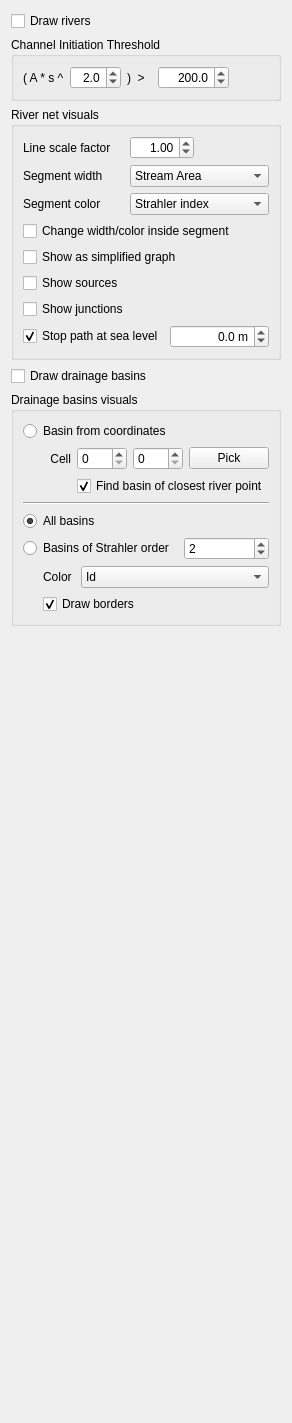
      <widget class="QWidget" name="tabRivers">
       <attribute name="title">
        <string>Rivers net</string>
       </attribute>
       <layout class="QVBoxLayout" name="verticalLayout_7">
        <item>
         <widget class="QCheckBox" name="showRivers">
          <property name="text">
           <string>Draw rivers</string>
          </property>
         </widget>
        </item>
        <item>
         <widget class="QGroupBox" name="groupBox">
          <property name="title">
           <string>Channel Initiation Threshold</string>
          </property>
          <layout class="QGridLayout" name="gridLayout_7">
           <item row="0" column="3">
            <widget class="QDoubleSpinBox" name="rivers_cit_t">
             <property name="sizePolicy">
              <sizepolicy hsizetype="Minimum" vsizetype="Fixed">
               <horstretch>0</horstretch>
               <verstretch>0</verstretch>
              </sizepolicy>
             </property>
             <property name="alignment">
              <set>Qt::AlignRight|Qt::AlignTrailing|Qt::AlignVCenter</set>
             </property>
             <property name="decimals">
              <number>1</number>
             </property>
             <property name="maximum">
              <double>10000.000000000000000</double>
             </property>
             <property name="singleStep">
              <double>10.000000000000000</double>
             </property>
             <property name="value">
              <double>200.000000000000000</double>
             </property>
            </widget>
           </item>
           <item row="0" column="4">
            <spacer name="horizontalSpacer_6">
             <property name="orientation">
              <enum>Qt::Horizontal</enum>
             </property>
             <property name="sizeHint" stdset="0">
              <size>
               <width>40</width>
               <height>20</height>
              </size>
             </property>
            </spacer>
           </item>
           <item row="0" column="1">
            <widget class="QDoubleSpinBox" name="rivers_cit_s">
             <property name="sizePolicy">
              <sizepolicy hsizetype="Minimum" vsizetype="Fixed">
               <horstretch>0</horstretch>
               <verstretch>0</verstretch>
              </sizepolicy>
             </property>
             <property name="alignment">
              <set>Qt::AlignRight|Qt::AlignTrailing|Qt::AlignVCenter</set>
             </property>
             <property name="decimals">
              <number>1</number>
             </property>
             <property name="maximum">
              <double>10.000000000000000</double>
             </property>
             <property name="value">
              <double>2.000000000000000</double>
             </property>
            </widget>
           </item>
           <item row="0" column="0">
            <widget class="QLabel" name="label_36">
             <property name="text">
              <string>( A * s ^</string>
             </property>
            </widget>
           </item>
           <item row="0" column="2">
            <widget class="QLabel" name="label_37">
             <property name="text">
              <string>)  &gt;  </string>
             </property>
            </widget>
           </item>
          </layout>
         </widget>
        </item>
        <item>
         <widget class="QGroupBox" name="groupBox_5">
          <property name="title">
           <string>River net visuals</string>
          </property>
          <layout class="QFormLayout" name="formLayout_2">
           <item row="0" column="0">
            <widget class="QLabel" name="label_52">
             <property name="text">
              <string>Line scale factor</string>
             </property>
            </widget>
           </item>
           <item row="0" column="1">
            <layout class="QHBoxLayout" name="horizontalLayout_3">
             <item>
              <widget class="QDoubleSpinBox" name="rivers_scale">
               <property name="minimumSize">
                <size>
                 <width>64</width>
                 <height>0</height>
                </size>
               </property>
               <property name="alignment">
                <set>Qt::AlignRight|Qt::AlignTrailing|Qt::AlignVCenter</set>
               </property>
               <property name="decimals">
                <number>2</number>
               </property>
               <property name="maximum">
                <double>20.000000000000000</double>
               </property>
               <property name="singleStep">
                <double>0.500000000000000</double>
               </property>
               <property name="value">
                <double>1.000000000000000</double>
               </property>
              </widget>
             </item>
             <item>
              <spacer name="horizontalSpacer_7">
               <property name="orientation">
                <enum>Qt::Horizontal</enum>
               </property>
               <property name="sizeHint" stdset="0">
                <size>
                 <width>40</width>
                 <height>20</height>
                </size>
               </property>
              </spacer>
             </item>
            </layout>
           </item>
           <item row="1" column="0">
            <widget class="QLabel" name="label_41">
             <property name="text">
              <string>Segment width</string>
             </property>
            </widget>
           </item>
           <item row="1" column="1">
            <widget class="QComboBox" name="rivers_width">
             <property name="currentIndex">
              <number>1</number>
             </property>
             <item>
              <property name="text">
               <string>Uniform</string>
              </property>
             </item>
             <item>
              <property name="text">
               <string>Stream Area</string>
              </property>
             </item>
             <item>
              <property name="text">
               <string>Strahler index</string>
              </property>
             </item>
            </widget>
           </item>
           <item row="2" column="0">
            <widget class="QLabel" name="label_42">
             <property name="text">
              <string>Segment color</string>
             </property>
            </widget>
           </item>
           <item row="2" column="1">
            <widget class="QComboBox" name="rivers_color">
             <property name="currentIndex">
              <number>2</number>
             </property>
             <item>
              <property name="text">
               <string>Uniform</string>
              </property>
             </item>
             <item>
              <property name="text">
               <string>Stream Area</string>
              </property>
             </item>
             <item>
              <property name="text">
               <string>Strahler index</string>
              </property>
             </item>
             <item>
              <property name="text">
               <string>Slope</string>
              </property>
             </item>
             <item>
              <property name="text">
               <string>Sinuosity</string>
              </property>
             </item>
            </widget>
           </item>
           <item row="3" column="0" colspan="2">
            <widget class="QCheckBox" name="showSegmentSmooth">
             <property name="text">
              <string>Change width/color inside segment</string>
             </property>
            </widget>
           </item>
           <item row="4" column="0" colspan="2">
            <widget class="QCheckBox" name="showRiversSimple">
             <property name="text">
              <string>Show as simplified graph</string>
             </property>
             <property name="checked">
              <bool>false</bool>
             </property>
            </widget>
           </item>
           <item row="5" column="0">
            <widget class="QCheckBox" name="showRiversSources">
             <property name="text">
              <string>Show sources</string>
             </property>
             <property name="checked">
              <bool>false</bool>
             </property>
            </widget>
           </item>
           <item row="6" column="0" colspan="2">
            <widget class="QCheckBox" name="showRiversJunctions">
             <property name="text">
              <string>Show junctions</string>
             </property>
             <property name="checked">
              <bool>false</bool>
             </property>
            </widget>
           </item>
           <item row="7" column="0" colspan="2">
            <layout class="QHBoxLayout" name="horizontalLayout_33">
             <item>
              <widget class="QCheckBox" name="rivers_stopSea">
               <property name="text">
                <string>Stop path at sea level</string>
               </property>
               <property name="checked">
                <bool>true</bool>
               </property>
              </widget>
             </item>
             <item>
              <widget class="QDoubleSpinBox" name="rivers_stopSea_elev">
               <property name="alignment">
                <set>Qt::AlignRight|Qt::AlignTrailing|Qt::AlignVCenter</set>
               </property>
               <property name="suffix">
                <string> m</string>
               </property>
               <property name="decimals">
                <number>1</number>
               </property>
               <property name="minimum">
                <double>-1000.000000000000000</double>
               </property>
               <property name="maximum">
                <double>1000.000000000000000</double>
               </property>
              </widget>
             </item>
            </layout>
           </item>
          </layout>
         </widget>
        </item>
        <item>
         <widget class="QCheckBox" name="showBasins">
          <property name="text">
           <string>Draw drainage basins</string>
          </property>
         </widget>
        </item>
        <item>
         <widget class="QGroupBox" name="groupBox_8">
          <property name="title">
           <string>Drainage basins visuals</string>
          </property>
          <layout class="QVBoxLayout" name="verticalLayout_5">
           <item>
            <layout class="QGridLayout" name="gridLayout_13">
             <item row="1" column="3">
              <widget class="QPushButton" name="btn_pickBasinLocation">
               <property name="text">
                <string>Pick</string>
               </property>
               <property name="checkable">
                <bool>true</bool>
               </property>
              </widget>
             </item>
             <item row="2" column="1" colspan="3">
              <widget class="QCheckBox" name="rivers_basin_useRiver">
               <property name="text">
                <string>Find basin of closest river point</string>
               </property>
               <property name="checked">
                <bool>true</bool>
               </property>
              </widget>
             </item>
             <item row="0" column="0" colspan="4">
              <widget class="QRadioButton" name="rivers_drainageBasinCoords">
               <property name="text">
                <string>Basin from coordinates</string>
               </property>
              </widget>
             </item>
             <item row="1" column="1">
              <widget class="QSpinBox" name="rivers_basin_x"/>
             </item>
             <item row="1" column="2">
              <widget class="QSpinBox" name="rivers_basin_y"/>
             </item>
             <item row="1" column="0">
              <widget class="QLabel" name="label_2">
               <property name="text">
                <string>Cell</string>
               </property>
               <property name="alignment">
                <set>Qt::AlignRight|Qt::AlignTrailing|Qt::AlignVCenter</set>
               </property>
              </widget>
             </item>
            </layout>
           </item>
           <item>
            <widget class="Line" name="line_2">
             <property name="orientation">
              <enum>Qt::Horizontal</enum>
             </property>
            </widget>
           </item>
           <item>
            <widget class="QRadioButton" name="rivers_drainageBasinAll">
             <property name="text">
              <string>All basins</string>
             </property>
             <property name="checked">
              <bool>true</bool>
             </property>
            </widget>
           </item>
           <item>
            <layout class="QHBoxLayout" name="horizontalLayout_16">
             <item>
              <widget class="QRadioButton" name="rivers_drainageBasinStrahler">
               <property name="text">
                <string>Basins of Strahler order </string>
               </property>
              </widget>
             </item>
             <item>
              <widget class="QSpinBox" name="rivers_drainageBasinStrahler_order">
               <property name="minimum">
                <number>1</number>
               </property>
               <property name="maximum">
                <number>20</number>
               </property>
               <property name="value">
                <number>2</number>
               </property>
              </widget>
             </item>
            </layout>
           </item>
           <item>
            <layout class="QGridLayout" name="gridLayout_10">
             <property name="leftMargin">
              <number>20</number>
             </property>
             <item row="0" column="0">
              <widget class="QLabel" name="label_47">
               <property name="sizePolicy">
                <sizepolicy hsizetype="Fixed" vsizetype="Preferred">
                 <horstretch>0</horstretch>
                 <verstretch>0</verstretch>
                </sizepolicy>
               </property>
               <property name="text">
                <string>Color </string>
               </property>
               <property name="alignment">
                <set>Qt::AlignRight|Qt::AlignTrailing|Qt::AlignVCenter</set>
               </property>
              </widget>
             </item>
             <item row="0" column="1">
              <widget class="QComboBox" name="rivers_drainageBasin_color">
               <item>
                <property name="text">
                 <string>Id</string>
                </property>
               </item>
               <item>
                <property name="text">
                 <string>Area</string>
                </property>
               </item>
               <item>
                <property name="text">
                 <string>Perimeter</string>
                </property>
               </item>
               <item>
                <property name="text">
                 <string>Circularity</string>
                </property>
               </item>
               <item>
                <property name="text">
                 <string>Compactness</string>
                </property>
               </item>
               <item>
                <property name="text">
                 <string>MRN</string>
                </property>
               </item>
               <item>
                <property name="text">
                 <string>Hypsommetric int.</string>
                </property>
               </item>
               <item>
                <property name="text">
                 <string>Drainage density</string>
                </property>
               </item>
               <item>
                <property name="text">
                 <string>Relief ratio</string>
                </property>
               </item>
               <item>
                <property name="text">
                 <string>Form factor</string>
                </property>
               </item>
              </widget>
             </item>
             <item row="1" column="0" colspan="2">
              <widget class="QCheckBox" name="rivers_drainageBasin_perimeter">
               <property name="text">
                <string>Draw borders</string>
               </property>
               <property name="checked">
                <bool>true</bool>
               </property>
              </widget>
             </item>
            </layout>
           </item>
          </layout>
         </widget>
        </item>
        <item>
         <spacer name="verticalSpacer_4">
          <property name="orientation">
           <enum>Qt::Vertical</enum>
          </property>
          <property name="sizeHint" stdset="0">
           <size>
            <width>20</width>
            <height>786</height>
           </size>
          </property>
         </spacer>
        </item>
       </layout>
      </widget>
